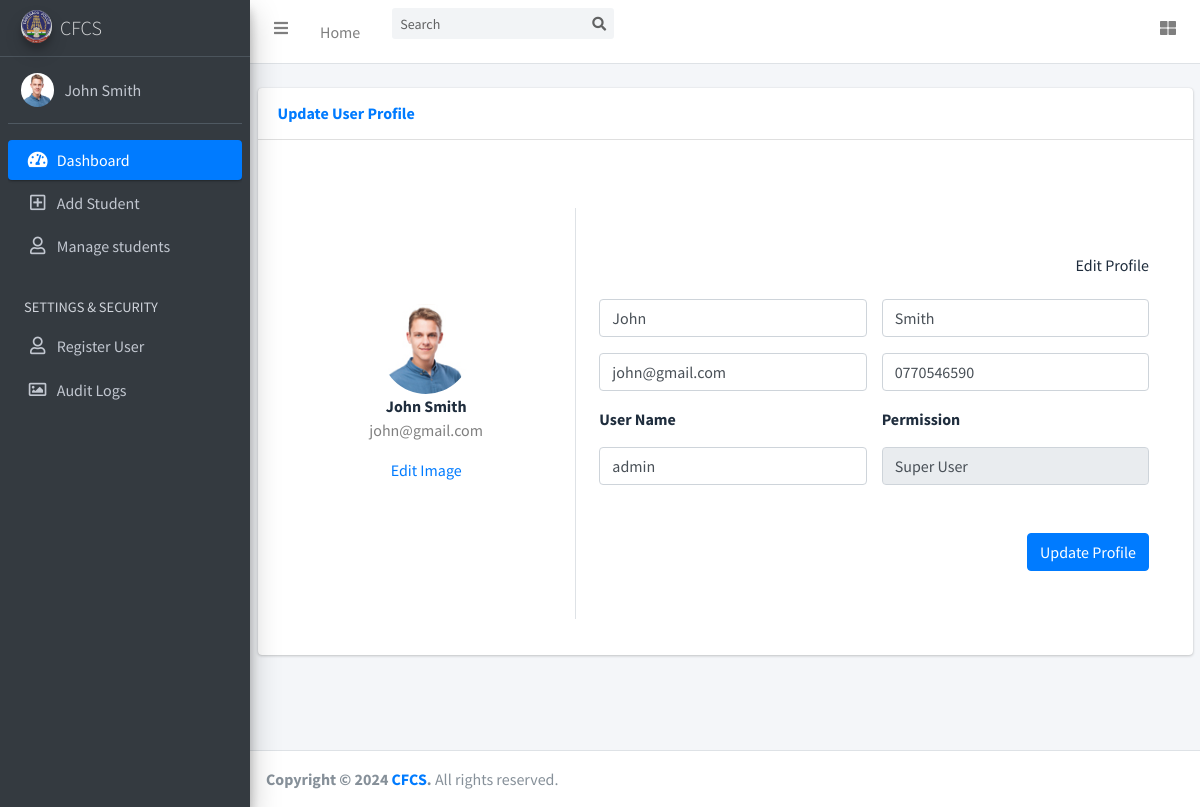
/sdms/profile.php (signed in), run on the app's committed database.
### tables this page shows
CREATE TABLE `tblusers` (
  `id` int(11) NOT NULL,
  `name` varchar(255) NOT NULL,
  `lastname` varchar(255) NOT NULL,
  `username` varchar(255) NOT NULL,
  `email` varchar(255) NOT NULL,
  `sex` varchar(255) NOT NULL,
  `permission` varchar(255) NOT NULL,
  `password` varchar(255) NOT NULL,
  `mobile` int(11) NOT NULL,
  `userimage` varchar(255) NOT NULL DEFAULT 'but.jpg',
  `status` int(11) NOT NULL
);

### sdms/profile.php (the view, shortened to what this page needs)
<?php
include('includes/dbconnection.php');
if (strlen($_SESSION['sid']==0)) {
  header('location:logout.php');
} else{
  ?>
  <?php @include("includes/head.php"); ?>
  <body class="hold-transition sidebar-mini layout-fixed">
    <div class="wrapper">
     <?php @include("includes/header.php"); ?>
     <?php @include("includes/sidebar.php"); ?>
     <div class="content-wrapper">
      <br>
      <div class="col-lg-12">
        <div class="card mb-4">
          <div class="card-header py-3 d-flex flex-row align-items-center justify-content-between">
            <h6 class="m-0 font-weight-bold text-primary">Update User Profile</h6>
          </div>
          <div class="card-body">
            <form method="post">
              <?php
              $eid=$_SESSION['sid'];
              $sql="SELECT * from tblusers   where id=:eid ";
              $query = $dbh -> prepare($sql);
              $query-> bindParam(':eid', $eid, PDO::PARAM_STR);
              $query->execute();
              $results=$query->fetchAll(PDO::FETCH_OBJ);
              if($query->rowCount() > 0)
              {
                foreach($results as $row)
                {
                  ?>
                  <div class="container rounded bg-white mt-5">
                    <div class="row">
                      <div class="col-md-4 border-right">
                        <div class="d-flex flex-column align-items-center text-center p-3 py-5">
                         <?php
                         if($row->userimage=="avatar15.jpg"){ ?>
                          <img class="rounded-circle mt-5" src="staff_images/avatar15.jpg"  width="90">
                          <?php
                        } else { ?>
                          <img class="rounded-circle mt-5"  src="staff_images/<?php  echo $row->userimage;?>" width="90">
                          <?php
                        } ?><span class="font-weight-bold"><?php  echo $row->name;?> <?php  echo $row->lastname;?></span><span class="text-black-50"><?php  echo $row->email;?></span><span><?php  echo $row->mobilenumber;?></span>
                        <div class="mt-3">
                          <a href="update_userimage.php?id=<?php echo $id;?>">Edit Image</a>
                        </div>
                      </div>
                    </div>
                    <div class="col-md-8">
                      <div class="p-3 py-5">
                        <div class="d-flex justify-content-between align-items-center mb-3">
                          <div class="d-flex flex-row align-items-center back"><i class="fa fa-long-arrow-left mr-1 mb-1"></i>
                          </div>
                          <h6 class="text-right">Edit Profile</h6>
                        </div>
                        <div class="row mt-2">
                          <div class="col-md-6"><input type="text" class="form-control" name="firstname" value="<?php echo $row->name; ?>" required='true'></div>
                          <div class="col-md-6"><input type="text" class="form-control" value="<?php echo $row->lastname; ?> " name="lastname" required></div>
                        </div>
                        <div class="row mt-3">
                          <div class="col-md-6"><input type="text" class="form-control" name="email" value="<?php  echo $row->email;?>" required></div>
                          <div class="col-md-6"><input type="text" class="form-control" value="0<?php echo $row->mobile; ?>" name="mobile" required></div>
                        </div>
                        <div class="row mt-3">
                          <div class="col-md-6">
                            <label class="form-group">User Name</label>
                            <input type="text" class="form-control" name="username" value="<?php  echo $row->username;?>" required></div>
                            <div class="col-md-6">
                              <label class="form-group">Permission</label>
                              <input type="text" class="form-control"name="permission" value="<?php  echo $row->permission;?>" readonly="true"></div>
                            </div>
                           <div class="mt-5 text-right"><button class="btn btn-primary profile-button" type="submit" name="submit">Update Profile</button></div>
                         </div>
                       </div>
                     </div>
                   </div>
                   <?php
                 }
               } ?>
             </form>
           </div>
         </div>
       </div>
     </div>
     <?php @include("includes/footer.php"); ?>
   </body>
   </html>
   <?php
 } ?>

### sdms/includes/sidebar.php (shortened to what this page needs)
 <aside class="main-sidebar sidebar-dark-primary elevation-4">
  <a href="dashboard.php" class="brand-link">
    <img src="company/logo.jpg" alt="Leading Estate" class="brand-image img-circle elevation-3"
    style="opacity: .8">
    <span class="brand-text font-weight-light">CFCS</span>
  </a>
  <div class="sidebar">
    <div class="user-panel mt-3 pb-3 mb-3 d-flex">
      <?php
      $eid=$_SESSION['sid'];
      $sql="SELECT * from tblusers   where id=:eid ";
      $query = $dbh -> prepare($sql);
      $query-> bindParam(':eid', $eid, PDO::PARAM_STR);
      $query->execute();
      $results=$query->fetchAll(PDO::FETCH_OBJ);
      if($query->rowCount() > 0)
      {
        foreach($results as $row)
        {
          ?>
          <div class="image">
            <img class="img-circle"
            src="staff_images/<?php echo htmlentities($row->userimage);?>" width="90px" height="90px" class="user-image"
            alt="User profile picture">
          </div>
          <div class="info">
            <a href="profile.php" class="d-block"><?php echo ($row->name); ?> <?php echo ($row->lastname); ?></a>
          </div>
          <?php
        }
      } ?>
    </div>
    <nav class="mt-2">
      <ul class="nav nav-pills nav-sidebar flex-column" data-widget="treeview" role="menu" data-accordion="false">
        <li class="nav-item has-treeview menu-open">
          <a href="dashboard.php" class="nav-link active">
            <i class="nav-icon fas fa-tachometer-alt"></i>
            <p>
              Dashboard
            </p>
          </a>
        </li>
        <li class="nav-item">
          <a href="add_student.php" class="nav-link">
            <i class="nav-icon far fa-plus-square"></i>
            <p>
              Add Student
            </p>
          </a>
        </li>
        <li class="nav-item">
          <a href="student_list.php" class="nav-link">
            <i class="nav-icon far fa-user"></i>
            <p>
              Manage students
            </p>
          </a>
        </li>
        <li class="nav-header">SETTINGS & SECURITY</li>
        <li class="nav-item">
          <a href="userregister.php" class="nav-link">
           <i class="far fa-user nav-icon"></i>
           <p>
            Register User
          </p>
        </a>
      </li>
      <li class="nav-item">
        <a href="auditlog.php" class="nav-link">
          <i class="far fa-image nav-icon"></i>
          <p>
            Audit Logs
          </p>
        </a>
      </li>
    </ul>
  </nav>
</div>
</aside>

### data on the page
tblusers: userimage (picture), name "John", lastname "Smith", email "john@gmail.com", firstname "John", mobile "0770546590", username "admin", permission "Super User"
